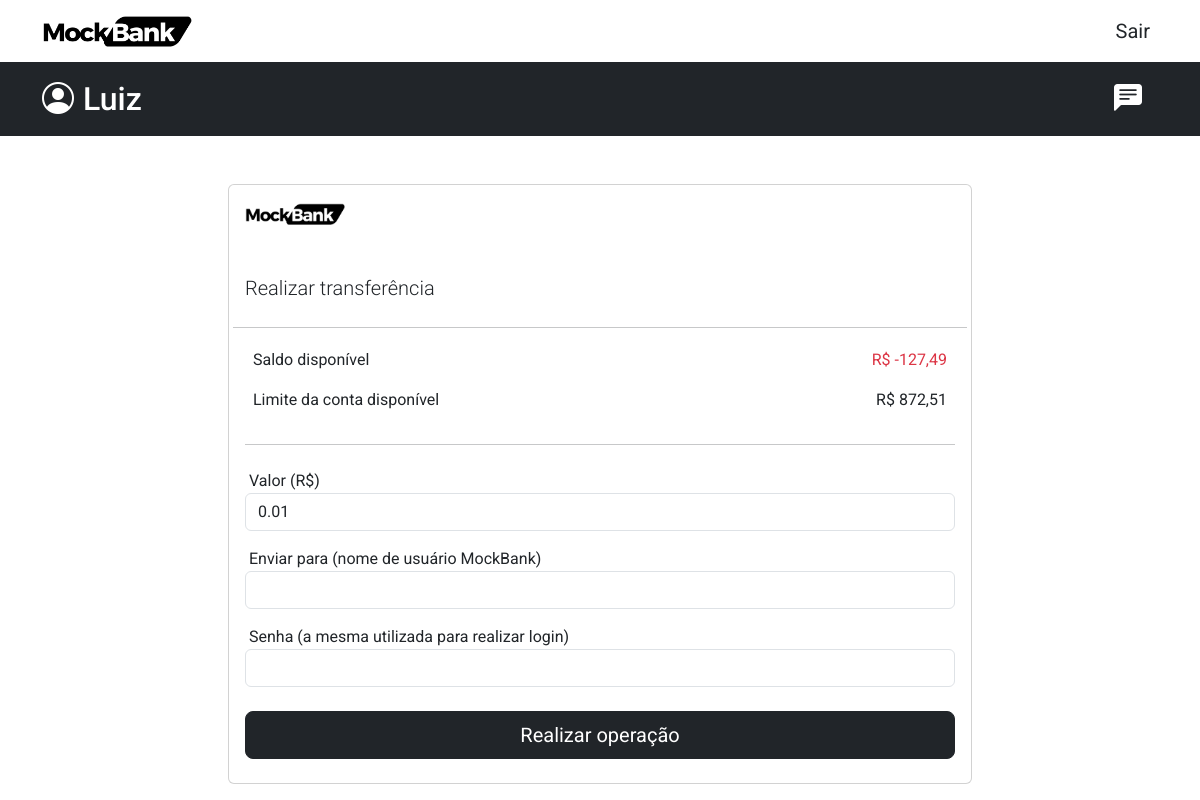
The app's page /service/transfer/ (signed in), older data.
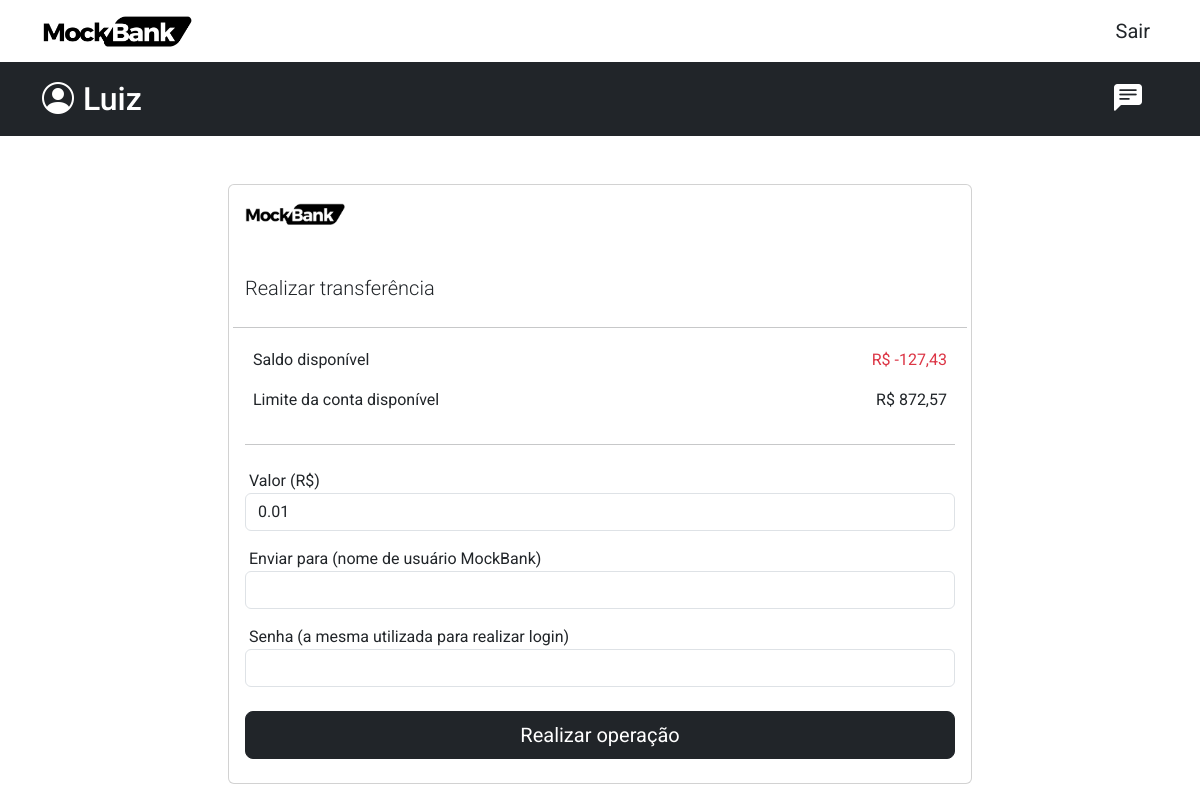
The same page, newer data.
### user/models.py (models this page shows)
class User(models.Model):
    user_id = models.UUIDField(primary_key=True, default=uuid.uuid4, editable=False)
    user_phone = models.CharField(max_length=30, blank=True)
    account_balance = models.DecimalField(max_digits=8, decimal_places=2, default=float(0))
    account_limit = models.DecimalField(max_digits=8, decimal_places=2, default=float(0))
    owner = models.OneToOneField(DjangoUser, on_delete=models.CASCADE)

### service/views.py (the view, shortened to what this page needs)
# urls.py: path('transfer/', views.TransferPage.as_view(), name='transfer'),
@method_decorator(login_required(login_url='user:login'), name='dispatch')
class TransferPage(View):
    def get(self, request):
        context = {
            'form': forms.TransferForm(from_user=request.user),
            'account': UserService.user_balance(self.request.user.id),
        }
        return render(request, 'transfer_page.html', context)

### service/forms/transfer_form.py (shortened to what this page needs)
class TransferForm(forms.ModelForm):
    received_by_username = forms.CharField(max_length=150, label='Nome de Usuário', widget=forms.TextInput(attrs={'class': 'form-control', 'id': 'txtUser'}))
    password = forms.CharField(label='Senha', widget=forms.PasswordInput(attrs={
        'class': 'form-control',
        'id': 'txtPassword',
    }))
    def __init__(self, *args, **kwargs):
        from_user = kwargs.pop('from_user', None)
        super(TransferForm, self).__init__(*args, **kwargs)
        self.from_user = from_user
        self.fields['value'].widget.attrs.update({
                'class': 'form-control',
                'id': 'txtValue',
                'min': '0.01',
                'value': '0.01',
            })
    class Meta:
        model = TransferModel
        fields = ('value', 'received_by_username')
        labels = {
            'value': 'Valor da transferência',
            'received_by_username': 'Enviar para',
        }

### user/services.py (called while the page is built)
    @staticmethod
    def get_user_app(pk: int):
        return BaseUser.objects.get(owner=pk)

### service/templates/transfer_page.html (shortened to what this page needs)
{% extends "global/base.html" %}
{% load static %}
{% load humanize %}
{% block content %}
<main>
    <section class="container mt-5">
        <div class="col-12 col-md-10 col-lg-8 mx-auto">
            <div class="card">
                <div class="card-body">
                    <div class="row">
                        <div class="col-2">
                            <img src={% static "img/mockbank_logo_minimal.png" %}  width="100px" alt="" class="">
                        </div>
                    </div>
                    <div class="row mt-5">
                        <div class="col-12 justify-content-between d-flex">
                            <p class="lead">Realizar transferência</p>
                        </div>
                        <hr class="my-2">
                        <div class=" col-12">
                            <div class="col-12 mt-1 d-flex justify-content-between p-2 rounded-3">
                                <p class="d-inline-block my-auto">Saldo disponível</p>
                                {% if account.balance < 0 %}
                                <p class="d-inline-block my-auto text-danger">R$ {{account.balance}}</p>
                                {% else %}
                                <p class="d-inline-block my-auto ">R$ {{account.balance}}</p>
                                {% endif %}
                            </div>
                            <div class="col-12 d-flex justify-content-between p-2 rounded-3">
                                <p class="d-inline-block my-auto">Limite da conta disponível</p>
                                <p class="d-inline-block my-auto ">R$ {{account.limit}}</p>
                            </div>
                            <hr class="my-4">
                            <div class="col-12 ">
                                <form action="" class="form-inline" method="post">
                                    <div class="form-group">
                                        <label class="ms-1" for="exampleInputAmount">Valor (R$)</label>
                                        <div class="input-group">
                                            {{ form.value }}
                                        </div>
                                    </div>
                                    <div class="form-group mt-3">
                                        <label for="txtUser" class="ms-1">Enviar para (nome de usuário
                                            MockBank)</label>
                                        {{ form.received_by_username }}
                                    </div>
                                    <div class="form-group mt-3">
                                        <label for="txtPassword" class="ms-1">Senha (a mesma utilizada para realizar login)</label>
                                        {{ form.password }}
                                    </div>
                                    <div class="form-group mt-4 mb-2">
                                        <button class="btn btn-lg btn-dark w-100" type="submit">Realizar
                                            operação</button>
                                    </div>
                                </form>
                            </div>
                        </div>
                    </div>
                </div>
            </div>
        </div>
    </section>
</main>
{% endblock content %}

Row changes from the older to the newer data that the page shows:
changed User: balance "-127,49" → "-127,43"
Text that changed along with them:
{{ account.limit }}: "872,51" → "872,57"
